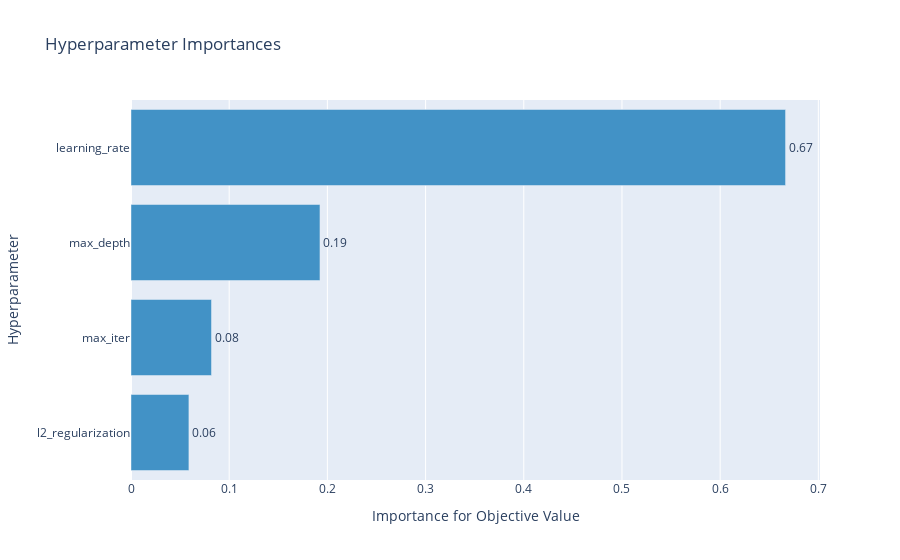

Notebook source saved alongside this figure:
### Code cell
optuna.visualization.plot_optimization_history(study)
#optuna.visualization.plot_param_importances(study) Learning_rate : 0.67, max_depth : 0.19

### Figure 1 — Plotly figure (JSON) as saved in the notebook; plotly's stock layout.template omitted (floating-point values rounded to 4 significant figures)
{"data": [{"cliponaxis": false, "hovertemplate": ["l2_regularization (FloatDistribution): 0.05897169439525408<extra></extra>", "max_iter (IntDistribution): 0.0819872490587475<extra></extra>", "max_depth (IntDistribution): 0.1924457092151393<extra></extra>", "learning_rate (FloatDistribution): 0.6665953473308591<extra></extra>"], "marker": {"color": "rgb(66,146,198)"}, "orientation": "h", "text": ["0.06", "0.08", "0.19", "0.67"], "textposition": "outside", "type": "bar", "x": [0.05897, 0.08199, 0.1924, 0.6666], "y": ["l2_regularization", "max_iter", "max_depth", "learning_rate"]}], "layout": {"showlegend": false, "title": {"text": "Hyperparameter Importances"}, "xaxis": {"title": {"text": "Importance for Objective Value"}}, "yaxis": {"title": {"text": "Hyperparameter"}}}}
